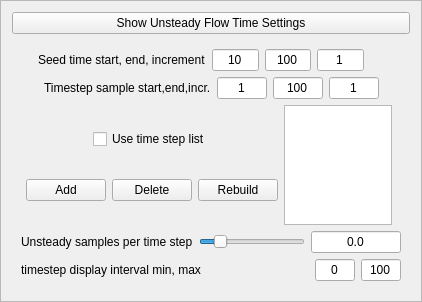
      <widget class="QFrame" name="fullUnsteadyTimeFrame">
       <property name="maximumSize">
        <size>
         <width>422</width>
         <height>16777215</height>
        </size>
       </property>
       <property name="whatsThis">
        <string>The advanced unsteady flow
parameters are needed
to change some default settings.
For example they can be set
to sample only a subset of the
available time steps, or to
enable seeds to be distributed
according to field magnitude.
Click on the button &quot;Unsteady
Flow Setup Help&quot; for more
information.</string>
       </property>
       <property name="frameShape">
        <enum>QFrame::StyledPanel</enum>
       </property>
       <property name="frameShadow">
        <enum>QFrame::Plain</enum>
       </property>
       <property name="lineWidth">
        <number>0</number>
       </property>
       <layout class="QHBoxLayout" name="horizontalLayout_9">
        <item>
         <layout class="QVBoxLayout" name="verticalLayout_7">
          <item>
           <widget class="QPushButton" name="showHideTimeButton">
            <property name="text">
             <string>Show Unsteady Flow Time Settings</string>
            </property>
           </widget>
          </item>
          <item>
           <widget class="QFrame" name="unsteadyTimeFrame">
            <property name="frameShape">
             <enum>QFrame::NoFrame</enum>
            </property>
            <property name="frameShadow">
             <enum>QFrame::Plain</enum>
            </property>
            <property name="lineWidth">
             <number>0</number>
            </property>
            <layout class="QHBoxLayout" name="horizontalLayout_5">
             <item>
              <layout class="QVBoxLayout" name="verticalLayout_3">
               <item>
                <layout class="QHBoxLayout">
                 <item>
                  <spacer name="spacer31_3">
                   <property name="orientation">
                    <enum>Qt::Horizontal</enum>
                   </property>
                   <property name="sizeType">
                    <enum>QSizePolicy::Expanding</enum>
                   </property>
                   <property name="sizeHint" stdset="0">
                    <size>
                     <width>20</width>
                     <height>20</height>
                    </size>
                   </property>
                  </spacer>
                 </item>
                 <item>
                  <widget class="QLabel" name="textLabel3_4_3">
                   <property name="whatsThis">
                    <string>Specify the starting, ending, and
a time-step increment, determining
the time steps when seeds may be
injected into an unsteady flow.
With field line advection, seeds
are only injected at the starting
time.  When using a seed list,
a seed is not injected if its time
value does not match the seeding
time.</string>
                   </property>
                   <property name="text">
                    <string>Seed time start, end, increment</string>
                   </property>
                   <property name="wordWrap">
                    <bool>false</bool>
                   </property>
                  </widget>
                 </item>
                 <item>
                  <widget class="QLineEdit" name="seedtimeStartEdit">
                   <property name="maximumSize">
                    <size>
                     <width>50</width>
                     <height>32767</height>
                    </size>
                   </property>
                   <property name="toolTip">
                    <string>Specify the first time step for seed points</string>
                   </property>
                   <property name="whatsThis">
                    <string>Specify the starting, ending, and
a time-step increment, determining
the time steps when seeds may be
injected into an unsteady flow.
With field line advection, seeds
are only injected at the starting
time.  When using a seed list,
a seed is not injected if its time
value does not match the seeding
time.</string>
                   </property>
                   <property name="text">
                    <string>10</string>
                   </property>
                   <property name="alignment">
                    <set>Qt::AlignHCenter</set>
                   </property>
                  </widget>
                 </item>
                 <item>
                  <widget class="QLineEdit" name="seedtimeEndEdit">
                   <property name="maximumSize">
                    <size>
                     <width>50</width>
                     <height>32767</height>
                    </size>
                   </property>
                   <property name="toolTip">
                    <string>Specify the end time step for unsteady seed points</string>
                   </property>
                   <property name="whatsThis">
                    <string>Specify the starting, ending, and
a time-step increment, determining
the time steps when seeds may be
injected into an unsteady flow.
With field line advection, seeds
are only injected at the starting
time.  When using a seed list,
a seed is not injected if its time
value does not match the seeding
time.</string>
                   </property>
                   <property name="text">
                    <string>100</string>
                   </property>
                   <property name="alignment">
                    <set>Qt::AlignHCenter</set>
                   </property>
                  </widget>
                 </item>
                 <item>
                  <widget class="QLineEdit" name="seedtimeIncrementEdit">
                   <property name="maximumSize">
                    <size>
                     <width>50</width>
                     <height>32767</height>
                    </size>
                   </property>
                   <property name="toolTip">
                    <string>Specify the time step difference between unsteady flowseeding times</string>
                   </property>
                   <property name="whatsThis">
                    <string>Specify the starting, ending, and
a time-step increment, determining
the time steps when seeds may be
injected into an unsteady flow.
With field line advection, seeds
are only injected at the starting
time.  When using a seed list,
a seed is not injected if its time
value does not match the seeding
time.</string>
                   </property>
                   <property name="inputMask">
                    <string/>
                   </property>
                   <property name="text">
                    <string>1</string>
                   </property>
                   <property name="alignment">
                    <set>Qt::AlignHCenter</set>
                   </property>
                  </widget>
                 </item>
                 <item>
                  <spacer name="spacer32_5">
                   <property name="orientation">
                    <enum>Qt::Horizontal</enum>
                   </property>
                   <property name="sizeType">
                    <enum>QSizePolicy::Expanding</enum>
                   </property>
                   <property name="sizeHint" stdset="0">
                    <size>
                     <width>40</width>
                     <height>21</height>
                    </size>
                   </property>
                  </spacer>
                 </item>
                </layout>
               </item>
               <item>
                <layout class="QHBoxLayout">
                 <item>
                  <spacer name="spacer63">
                   <property name="orientation">
                    <enum>Qt::Horizontal</enum>
                   </property>
                   <property name="sizeType">
                    <enum>QSizePolicy::Expanding</enum>
                   </property>
                   <property name="sizeHint" stdset="0">
                    <size>
                     <width>20</width>
                     <height>20</height>
                    </size>
                   </property>
                  </spacer>
                 </item>
                 <item>
                  <widget class="QLabel" name="textLabel1_4">
                   <property name="toolTip">
                    <string>Specify evenly spaced timesteps by a start, end and increment</string>
                   </property>
                   <property name="text">
                    <string>Timestep sample start,end,incr.</string>
                   </property>
                   <property name="wordWrap">
                    <bool>false</bool>
                   </property>
                  </widget>
                 </item>
                 <item>
                  <widget class="QLineEdit" name="timesampleStartEdit1">
                   <property name="maximumSize">
                    <size>
                     <width>50</width>
                     <height>32767</height>
                    </size>
                   </property>
                   <property name="toolTip">
                    <string>specify min timestep of a sequence</string>
                   </property>
                   <property name="whatsThis">
                    <string>The timestep sample min/max/interval
provides a way of sampling data
from evenly spaced time samples.
If you need arbitrary spacing of 
time steps, use the time step list
(below) instead.</string>
                   </property>
                   <property name="text">
                    <string>1</string>
                   </property>
                   <property name="alignment">
                    <set>Qt::AlignHCenter</set>
                   </property>
                  </widget>
                 </item>
                 <item>
                  <widget class="QLineEdit" name="timesampleEndEdit1">
                   <property name="maximumSize">
                    <size>
                     <width>50</width>
                     <height>32767</height>
                    </size>
                   </property>
                   <property name="toolTip">
                    <string>specify max timestep of a sequence</string>
                   </property>
                   <property name="whatsThis">
                    <string>The timestep sample min/max/interval
provides a way of sampling data
from evenly spaced time samples.
If you need arbitrary spacing of 
time steps, use the time step list
(below) instead.</string>
                   </property>
                   <property name="text">
                    <string>100</string>
                   </property>
                   <property name="alignment">
                    <set>Qt::AlignHCenter</set>
                   </property>
                  </widget>
                 </item>
                 <item>
                  <widget class="QLineEdit" name="timesampleIncrementEdit1">
                   <property name="maximumSize">
                    <size>
                     <width>50</width>
                     <height>50</height>
                    </size>
                   </property>
                   <property name="toolTip">
                    <string>specify the time interval between timestep samples</string>
                   </property>
                   <property name="whatsThis">
                    <string>The timestep sample min/max/interval
provides a way of sampling data
from evenly spaced time samples.
If you need arbitrary spacing of 
time steps, use the time step list
(below) instead.</string>
                   </property>
                   <property name="text">
                    <string>1</string>
                   </property>
                   <property name="alignment">
                    <set>Qt::AlignHCenter</set>
                   </property>
                  </widget>
                 </item>
                 <item>
                  <spacer name="spacer32_2">
                   <property name="orientation">
                    <enum>Qt::Horizontal</enum>
                   </property>
                   <property name="sizeType">
                    <enum>QSizePolicy::Expanding</enum>
                   </property>
                   <property name="sizeHint" stdset="0">
                    <size>
                     <width>16</width>
                     <height>21</height>
                    </size>
                   </property>
                  </spacer>
                 </item>
                </layout>
               </item>
               <item>
                <layout class="QHBoxLayout">
                 <item>
                  <spacer name="spacer105">
                   <property name="orientation">
                    <enum>Qt::Horizontal</enum>
                   </property>
                   <property name="sizeType">
                    <enum>QSizePolicy::Expanding</enum>
                   </property>
                   <property name="sizeHint" stdset="0">
                    <size>
                     <width>16</width>
                     <height>20</height>
                    </size>
                   </property>
                  </spacer>
                 </item>
                 <item>
                  <layout class="QVBoxLayout">
                   <item>
                    <layout class="QHBoxLayout">
                     <item>
                      <spacer name="spacer72_2">
                       <property name="orientation">
                        <enum>Qt::Horizontal</enum>
                       </property>
                       <property name="sizeType">
                        <enum>QSizePolicy::Expanding</enum>
                       </property>
                       <property name="sizeHint" stdset="0">
                        <size>
                         <width>35</width>
                         <height>20</height>
                        </size>
                       </property>
                      </spacer>
                     </item>
                     <item>
                      <widget class="QCheckBox" name="timestepSampleCheckbox1">
                       <property name="enabled">
                        <bool>true</bool>
                       </property>
                       <property name="toolTip">
                        <string>Check to use the list of time steps</string>
                       </property>
                       <property name="whatsThis">
                        <string>Check the &quot;Use time step list&quot; check box to specify a set of time steps that will be used to sample the vector fields during unsteady flow integration.  The list contents can be edited and time steps can be inserted or deleted.  During field line advection, these time steps will also be used for steady flow integration.</string>
                       </property>
                       <property name="text">
                        <string>Use time step list</string>
                       </property>
                      </widget>
                     </item>
                     <item>
                      <spacer name="spacer115">
                       <property name="orientation">
                        <enum>Qt::Horizontal</enum>
                       </property>
                       <property name="sizeType">
                        <enum>QSizePolicy::Expanding</enum>
                       </property>
                       <property name="sizeHint" stdset="0">
                        <size>
                         <width>31</width>
                         <height>20</height>
                        </size>
                       </property>
                      </spacer>
                     </item>
                    </layout>
                   </item>
                   <item>
                    <layout class="QHBoxLayout">
                     <item>
                      <widget class="QPushButton" name="addSampleButton1">
                       <property name="toolTip">
                        <string>Click to add blank timestep to list, you must type in desired value</string>
                       </property>
                       <property name="whatsThis">
                        <string>Check the &quot;Use time step list&quot; check box to specify a set of time steps that will be used to sample the vector fields during unsteady flow integration.  The list contents can be edited and time steps can be inserted or deleted.  During field line advection, these time steps will also be used for steady flow integration.</string>
                       </property>
                       <property name="text">
                        <string>Add</string>
                       </property>
                      </widget>
                     </item>
                     <item>
                      <widget class="QPushButton" name="deleteSampleButton1">
                       <property name="toolTip">
                        <string>Click to delete the selected time step</string>
                       </property>
                       <property name="whatsThis">
                        <string>Check the &quot;Use time step list&quot; check box to specify a set of time steps that will be used to sample the vector fields during unsteady flow integration.  The list contents can be edited and time steps can be inserted or deleted.  During field line advection, these time steps will also be used for steady flow integration.</string>
                       </property>
                       <property name="text">
                        <string>Delete</string>
                       </property>
                      </widget>
                     </item>
                     <item>
                      <widget class="QPushButton" name="rebuildButton1">
                       <property name="toolTip">
                        <string>Build a list of timesteps based on the timesteps available for any variable  in the data</string>
                       </property>
                       <property name="text">
                        <string>Rebuild</string>
                       </property>
                      </widget>
                     </item>
                    </layout>
                   </item>
                  </layout>
                 </item>
                 <item>
                  <widget class="QTableWidget" name="timestepSampleTable1">
                   <property name="maximumSize">
                    <size>
                     <width>120</width>
                     <height>120</height>
                    </size>
                   </property>
                  </widget>
                 </item>
                 <item>
                  <spacer name="spacer73">
                   <property name="orientation">
                    <enum>Qt::Horizontal</enum>
                   </property>
                   <property name="sizeType">
                    <enum>QSizePolicy::Expanding</enum>
                   </property>
                   <property name="sizeHint" stdset="0">
                    <size>
                     <width>20</width>
                     <height>20</height>
                    </size>
                   </property>
                  </spacer>
                 </item>
                </layout>
               </item>
               <item>
                <layout class="QHBoxLayout">
                 <item>
                  <widget class="QLabel" name="textLabel3_12_3_2_3_2">
                   <property name="sizePolicy">
                    <sizepolicy hsizetype="Minimum" vsizetype="Expanding">
                     <horstretch>0</horstretch>
                     <verstretch>0</verstretch>
                    </sizepolicy>
                   </property>
                   <property name="whatsThis">
                    <string>The unsteady samples per time
step determines how many
points along an unsteady flow
line will be shown between
two successive time steps.  If this
value is 1, then there will be one
point per time step.</string>
                   </property>
                   <property name="text">
                    <string>Unsteady samples per time step</string>
                   </property>
                   <property name="wordWrap">
                    <bool>false</bool>
                   </property>
                  </widget>
                 </item>
                 <item>
                  <widget class="QSlider" name="unsteadySamplesSlider">
                   <property name="sizePolicy">
                    <sizepolicy hsizetype="Expanding" vsizetype="Expanding">
                     <horstretch>0</horstretch>
                     <verstretch>0</verstretch>
                    </sizepolicy>
                   </property>
                   <property name="maximumSize">
                    <size>
                     <width>16777215</width>
                     <height>25</height>
                    </size>
                   </property>
                   <property name="toolTip">
                    <string>Specify the number of geometric samples per time step</string>
                   </property>
                   <property name="whatsThis">
                    <string>The unsteady samples per time
step determines how many
points along an unsteady flow
line will be shown between
two successive time steps.  If this
value is 1, then there will be one
point per time step.</string>
                   </property>
                   <property name="minimum">
                    <number>1</number>
                   </property>
                   <property name="maximum">
                    <number>256</number>
                   </property>
                   <property name="value">
                    <number>40</number>
                   </property>
                   <property name="tracking">
                    <bool>false</bool>
                   </property>
                   <property name="orientation">
                    <enum>Qt::Horizontal</enum>
                   </property>
                  </widget>
                 </item>
                 <item>
                  <widget class="QLineEdit" name="unsteadySamplesEdit">
                   <property name="sizePolicy">
                    <sizepolicy hsizetype="Fixed" vsizetype="Expanding">
                     <horstretch>0</horstretch>
                     <verstretch>0</verstretch>
                    </sizepolicy>
                   </property>
                   <property name="maximumSize">
                    <size>
                     <width>90</width>
                     <height>25</height>
                    </size>
                   </property>
                   <property name="toolTip">
                    <string>Specify the number of geometric samples per time step</string>
                   </property>
                   <property name="whatsThis">
                    <string>The unsteady samples per time
step determines how many
points along an unsteady flow
line will be shown between
two successive time steps.  If this
value is 1, then there will be one
point per time step.</string>
                   </property>
                   <property name="text">
                    <string>0.0</string>
                   </property>
                   <property name="maxLength">
                    <number>200</number>
                   </property>
                   <property name="alignment">
                    <set>Qt::AlignHCenter</set>
                   </property>
                  </widget>
                 </item>
                </layout>
               </item>
               <item>
                <layout class="QHBoxLayout">
                 <item>
                  <widget class="QLabel" name="displayIntervalLabel">
                   <property name="text">
                    <string>timestep display interval min, max</string>
                   </property>
                   <property name="alignment">
                    <set>Qt::AlignCenter</set>
                   </property>
                   <property name="wordWrap">
                    <bool>false</bool>
                   </property>
                  </widget>
                 </item>
                 <item>
                  <spacer name="spacer27_3">
                   <property name="orientation">
                    <enum>Qt::Horizontal</enum>
                   </property>
                   <property name="sizeType">
                    <enum>QSizePolicy::Expanding</enum>
                   </property>
                   <property name="sizeHint" stdset="0">
                    <size>
                     <width>60</width>
                     <height>20</height>
                    </size>
                   </property>
                  </spacer>
                 </item>
                 <item>
                  <widget class="QLineEdit" name="firstDisplayFrameEdit">
                   <property name="maximumSize">
                    <size>
                     <width>40</width>
                     <height>32767</height>
                    </size>
                   </property>
                   <property name="toolTip">
                    <string>Specify number of timesteps to display before current timestep</string>
                   </property>
                   <property name="whatsThis">
                    <string>The timestep display interval is
used to control the portion of an
unsteady flow that is visible
at each time step, depending
on the current time frame  (as
specified in the animation 
panel).  If T is the current timestep,
the unsteady flow lines between
T+min and T+max will be
displayed.  Use a large negative
value of min if you want to show
the complete history of each
flow line.</string>
                   </property>
                   <property name="text">
                    <string>0</string>
                   </property>
                   <property name="alignment">
                    <set>Qt::AlignHCenter</set>
                   </property>
                  </widget>
                 </item>
                 <item>
                  <widget class="QLineEdit" name="lastDisplayFrameEdit">
                   <property name="maximumSize">
                    <size>
                     <width>40</width>
                     <height>32767</height>
                    </size>
                   </property>
                   <property name="toolTip">
                    <string>Specify the max number of timesteps after the current timestep for the flow to display</string>
                   </property>
                   <property name="whatsThis">
                    <string>The timestep display interval is
used to control the portion of an
unsteady flow that is visible
at each time step, depending
on the current time frame  (as
specified in the animation 
panel).  If T is the current timestep,
the unsteady flow lines between
T+min and T+max will be
displayed.  Use a large negative
value of min if you want to show
the complete history of each
flow line.</string>
                   </property>
                   <property name="text">
                    <string>100</string>
                   </property>
                   <property name="alignment">
                    <set>Qt::AlignHCenter</set>
                   </property>
                  </widget>
                 </item>
                </layout>
               </item>
              </layout>
             </item>
            </layout>
           </widget>
          </item>
         </layout>
        </item>
       </layout>
      </widget>
